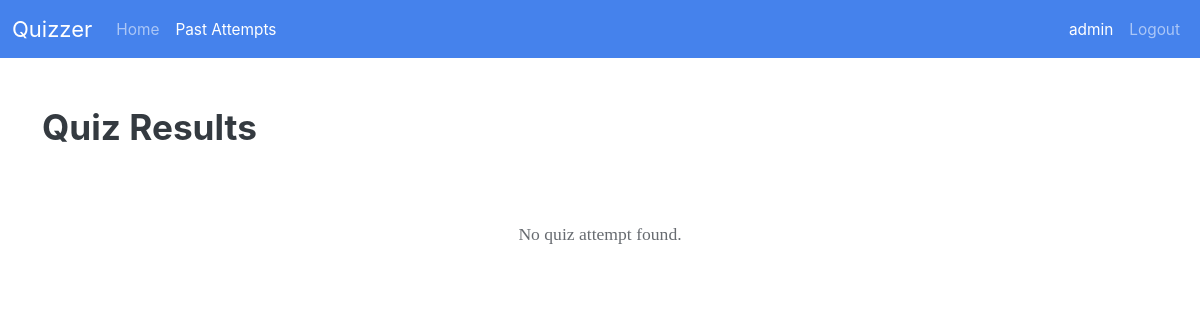
The page /user/past_attempts/4 (signed in) on the database as committed earlier.
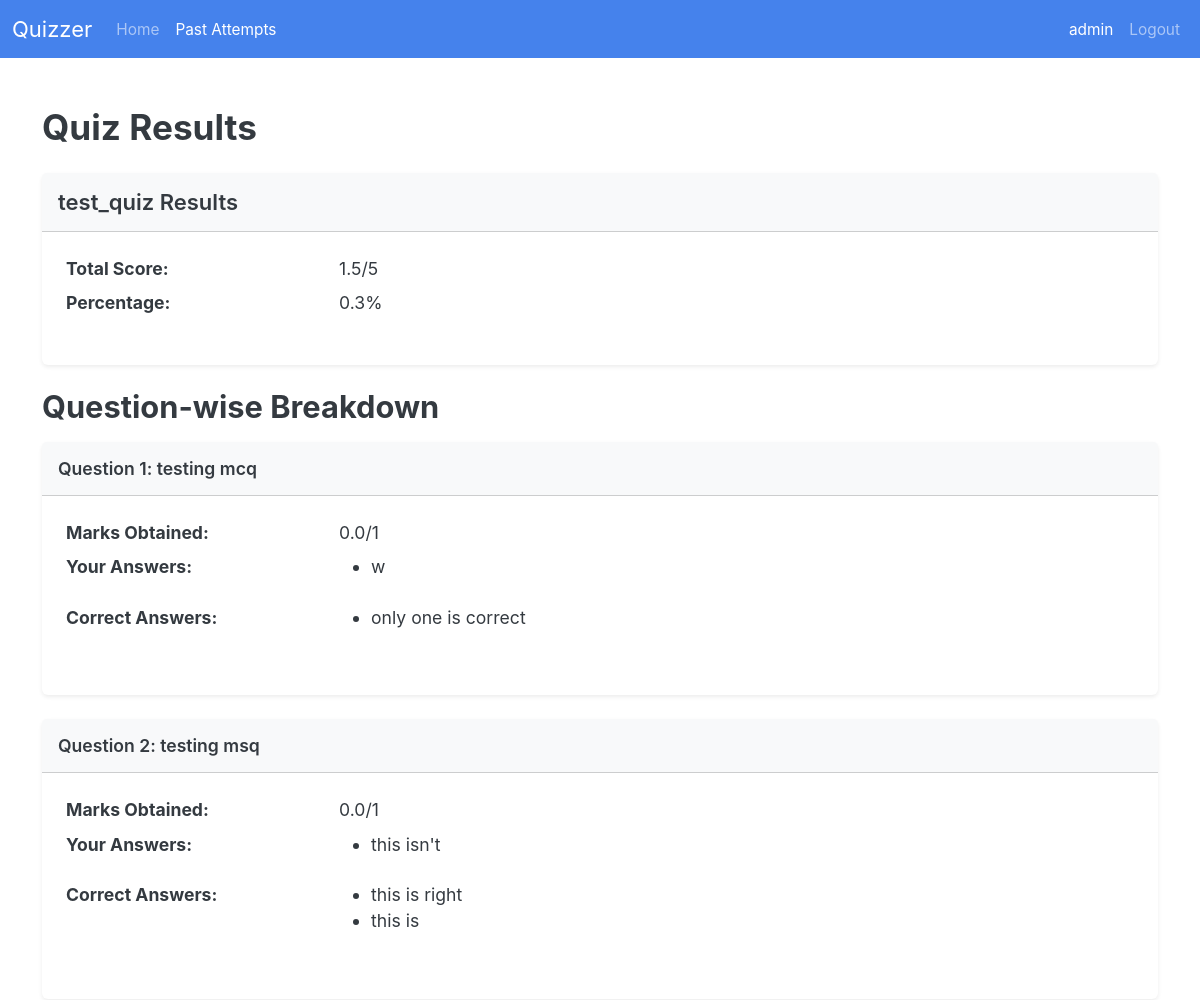
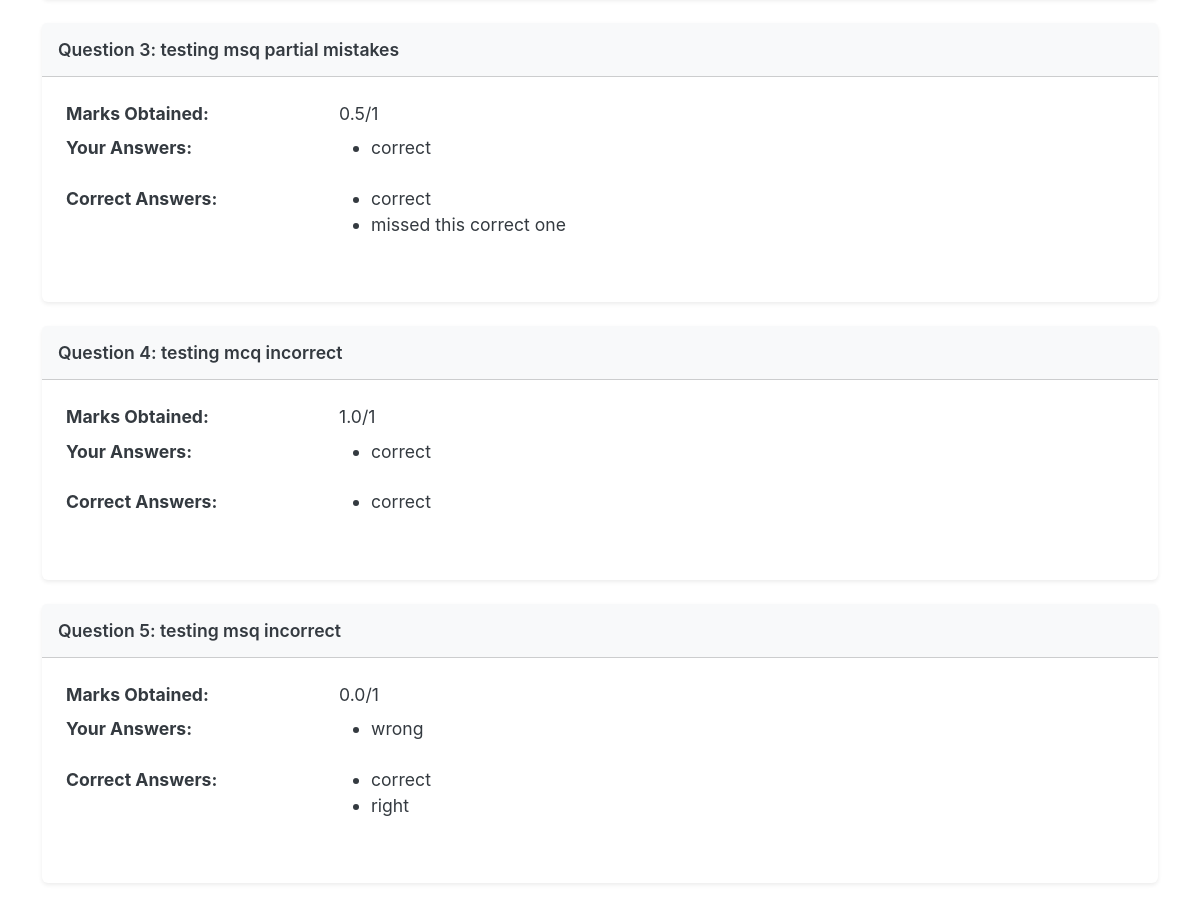
The same page on the database as committed later (2 pictures, top to bottom).
### models/models.py (models this page shows)
class Quiz(db.Model):
    __tablename__ = "quiz"
    quiz_id: Mapped[id_pk]
    quiz_name: Mapped[str]
    chapter_id: Mapped[int]
    subject_id: Mapped[int]
    date: Mapped[Optional[date]]
    duration: Mapped[Optional[int]]  # minutes? hopefully
    remarks: Mapped[str]
    total_marks: Mapped[int] = mapped_column(default=0)
    questions: Mapped[List["Question"]] = relationship(
        back_populates="quiz", cascade="all,delete-orphan"
    )
    quiz_attempts: Mapped[List["QuizAttempt"]] = relationship(
        back_populates="quiz", cascade="all,delete-orphan"
    )
    chapter: Mapped["Chapter"] = relationship(back_populates="quizzes") # maybe change this
    __table_args__ = (
        ForeignKeyConstraint(
            ['subject_id', 'chapter_id'],  # Composite foreign key
            ['chapter.subject_id', 'chapter.chapter_id']
        ),
    )

class QuizAttempt(db.Model):
    __tablename__ = 'quiz_attempt'
    id: Mapped[id_pk]
    quiz_id: Mapped[int] = mapped_column(ForeignKey("quiz.quiz_id"))
    user_id: Mapped[int] = mapped_column(ForeignKey("user.user_id"))
    start_time: Mapped[datetime]
    time_taken: Mapped[int] # time in minutes  maybe seconds? minutes is better we don't need seconds
    total_score: Mapped[float]
    percentage: Mapped[float]
    quiz: Mapped["Quiz"] = relationship(back_populates="quiz_attempts")
    user: Mapped["User"] = relationship(back_populates="quiz_attempts")
    question_attempts: Mapped[List["QuestionAttempt"]]=relationship(back_populates="quiz_attempt")

class QuestionAttempt(db.Model):
    __tablename__ = 'question_attempt'
    id: Mapped[id_pk]
    quiz_attempt_id: Mapped[int] = mapped_column(ForeignKey("quiz_attempt.id"))
    question_id: Mapped[int] = mapped_column(ForeignKey("question.question_id"))
    marks_gained: Mapped[float] = mapped_column(default=0)
    quiz_attempt: Mapped["QuizAttempt"] = relationship(back_populates="question_attempts")
    question: Mapped["Question"] = relationship()
    selected_options: Mapped[List["Option"]] = relationship(
        secondary="selected_option",
        back_populates="question_attempts"
    )

class Question(db.Model):
    __tablename__ = "question"
    quiz_id: Mapped[int] = mapped_column(ForeignKey("quiz.quiz_id"))
    question_id: Mapped[id_pk]
    text: Mapped[str]
    marks: Mapped[int]
    quiz: Mapped["Quiz"] = relationship(back_populates="questions")
    options: Mapped[List["Option"]] = relationship(
        back_populates="question", cascade="all,delete-orphan"
    )
    is_msq: Mapped[bool] = mapped_column(default=False)

class Option(db.Model):
    __tablename__ = "option"
    option_id: Mapped[id_pk]
    question_id: Mapped[int] = mapped_column(ForeignKey("question.question_id"))
    text: Mapped[str]
    is_correct: Mapped[bool] = mapped_column(
        default=False
    )  # Assuming default is not correct
    question: Mapped["Question"] = relationship(back_populates="options")
    question_attempts: Mapped[List["QuestionAttempt"]] = relationship(
        secondary="selected_option",
        back_populates="selected_options"
    )

### routes/user_routes.py (the view)
@user_bp.route("/past_attempts/<int:quiz_attempt_id>", methods=["GET"])
def results(quiz_attempt_id):
    quiz_attempt = db.session.scalar(
        select(QuizAttempt).where(QuizAttempt.id == quiz_attempt_id)
    )
    return render_template("user/results.html", quiz_attempt=quiz_attempt)

### app.py (called while the page is built)
@app.template_global()
def is_active(page_name):
    return "active" if request.endpoint == page_name else ""

### routes/__init__.py (called while the page is built)
def init_login_manager(app):
    login_manager = LoginManager()
    login_manager.init_app(app)
    login_manager.login_view = "auth.login"  # goes to the login() function in auth_bp
    @login_manager.user_loader
    def load_user(user_id):
        return db.session.scalar(select(User).where(User.user_id == user_id))

### routes/user_routes.py (called while the page is built)
@user_bp.before_request  # makes it so you have to be logged in to access, and allows admin to access it too to test :)
@login_required
def user_required():
    pass

### templates/user/results.html
{% extends "base.html" %} {% block title %} Quiz Results {% endblock %} {% block
body %} {% include "user/nav.html" %}
<div class="container py-5">
  <div class="d-flex justify-content-between align-items-center mb-4">
    <h2 class="mb-0 fw-bold">Quiz Results</h2>
  </div>
  {% if quiz_attempt %}
  <div class="card shadow-sm border-0 mb-4">
    <div class="card-header bg-light py-3">
      <h5 class="card-title fw-semibold mb-0">
        {{ quiz_attempt.quiz.quiz_name }} Results
      </h5>
    </div>
    <div class="card-body p-4">
      <dl class="row">
        <dt class="col-sm-3">Total Score:</dt>
        <dd class="col-sm-9">
          {{ quiz_attempt.total_score }}/{{ quiz_attempt.quiz.total_marks }}
        </dd>
        <dt class="col-sm-3">Percentage:</dt>
        <dd class="col-sm-9">{{ quiz_attempt.percentage }}%</dd>
      </dl>
    </div>
  </div>
  <h3 class="mt-4 mb-3 fw-bold">Question-wise Breakdown</h3>
  {% if quiz_attempt.question_attempts %} {% for question_attempt in
  quiz_attempt.question_attempts %}
  <div class="card shadow-sm border-0 mb-4">
    <div class="card-header bg-light py-3">
      <h6 class="card-title fw-semibold mb-0">
        Question {{ loop.index }}: {{ question_attempt.question.text }}
      </h6>
    </div>
    <div class="card-body p-4">
      <dl class="row">
        <dt class="col-sm-3">Marks Obtained:</dt>
        <dd class="col-sm-9">
          {{ question_attempt.marks_gained }}/{{ question_attempt.question.marks
          }}
        </dd>
        <dt class="col-sm-3">Your Answers:</dt>
        <dd class="col-sm-9">
          {% if question_attempt.selected_options %}
          <ul>
            {% for option in question_attempt.selected_options %}
            <li>{{ option.text }}</li>
            {% endfor %}
          </ul>
          {% else %} No option selected. {% endif %}
        </dd>
        <dt class="col-sm-3">Correct Answers:</dt>
        <dd class="col-sm-9">
          <ul>
            {% for option in question_attempt.question.options if
            option.is_correct %}
            <li>{{ option.text }}</li>
            {% endfor %}
          </ul>
        </dd>
      </dl>
    </div>
  </div>
  {% endfor %} {% else %}
  <div class="text-center py-5">
    <p class="text-muted mb-0">No question attempt data found.</p>
  </div>
  {% endif %} {% else %}
  <div class="text-center py-5">
    <p class="text-muted mb-0">No quiz attempt found.</p>
  </div>
  {% endif %}
</div>
{% endblock %}

Rows that differ between the two databases and show on the page:
now on this page (row edited): Quiz: quiz.quiz_name "test_quiz", quiz.total_marks "5"
added QuizAttempt: total_score "1.5", percentage "0.3"
added QuestionAttempt: question.text "testing mcq", marks_gained "0.0", question.marks "1"
now on this page (row unchanged): Option: text "w", shown under "testing mcq"
now on this page (row unchanged): Option: text "only one is correct", shown under "testing mcq"
added QuestionAttempt: question.text "testing msq", marks_gained "0.0", question.marks "1"
now on this page (row unchanged): Option: text "this isn't", shown under "testing msq"
now on this page (row unchanged): Option: text "this is right", shown under "testing msq"
now on this page (row unchanged): Option: text "this is", shown under "testing msq"
added QuestionAttempt: question.text "testing msq partial mistakes", marks_gained "0.5", question.marks "1"
now on this page (row unchanged): Option: text "correct"
now on this page (row unchanged): Option: text "missed this correct one", shown under "testing msq partial mistakes"
added QuestionAttempt: question.text "testing mcq incorrect", marks_gained "1.0", question.marks "1"
now on this page (row unchanged): Option: text "correct"
added QuestionAttempt: question.text "testing msq incorrect", marks_gained "0.0", question.marks "1"
now on this page (row unchanged): Option: text "wrong", shown under "testing msq incorrect"
now on this page (row unchanged): Option: text "correct", shown under "testing msq incorrect"
now on this page (row unchanged): Option: text "right", shown under "testing msq incorrect"
Other text that changed with them:
text no longer shown: "No quiz attempt found."
text now shown: "Results Total Score: / Percentage: % Question-wise Breakdown"
